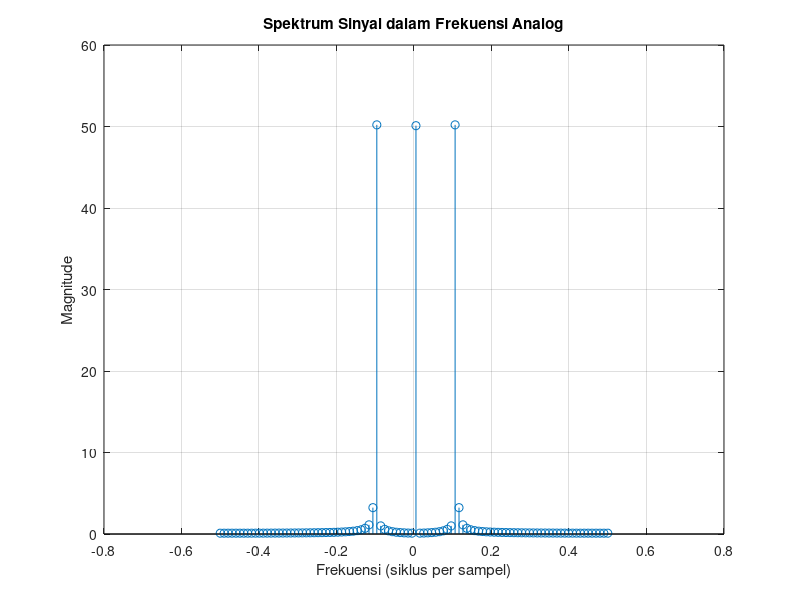
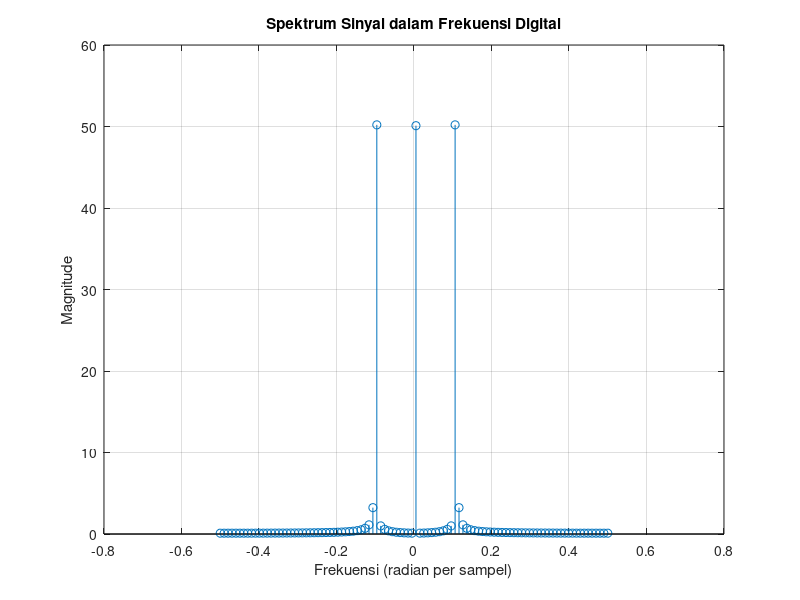

The MATLAB script that drew these images, in order:
% Program untuk menampilkan fft dalam frekuensi analog dan digital
close all;clc;

L = 100; % Panjang sinyal
n = 0:(L-1); % Vektor waktu/sampel

% Komponen sinyal
x1 = cos(2 * pi * (0.100) * n); % x1(n)
x2 = 0.1 * cos(2 * pi * (0.105) * n); % x2(n)
x3 = 0.001 * cos(2 * pi * (0.111) * n); % x3(n)

% Sinyal total
x = 0.5 + x1 + x2 + x3;

% Window rektangular
rect_window = ones(1, L);

% Terapkan window ke sinyal
x_windowed = x .* rect_window;

% Frekuensi sampling
Fs = 1; % Frekuensi sampling adalah 1 sampel per detik

% N-DFT
X = fft(x_windowed);

% Menggeser spektrum setelah fft
X_shifted = fftshift(X);

% Mendapatkan magnitude dari spektrum
X_magnitude = abs(X_shifted);

% Hitung vektor frekuensi analog dan digital
f_digital = linspace(-Fs/2, Fs/2, length(x_windowed)); % vektor frekuensi digital
f_analog = f_digital * Fs; % vektor frekuensi analog

% Plot spektrum dengan frekuensi analog
figure;
stem(f_analog, X_magnitude);
xlabel('Frekuensi (siklus per sampel)');
ylabel('Magnitude');
title('Spektrum Sinyal dalam Frekuensi Analog');
grid on;

% Plot spektrum dengan frekuensi digital
figure;
stem(f_digital, X_magnitude);
xlabel('Frekuensi (radian per sampel)');
ylabel('Magnitude');
title('Spektrum Sinyal dalam Frekuensi Digital');
grid on;
